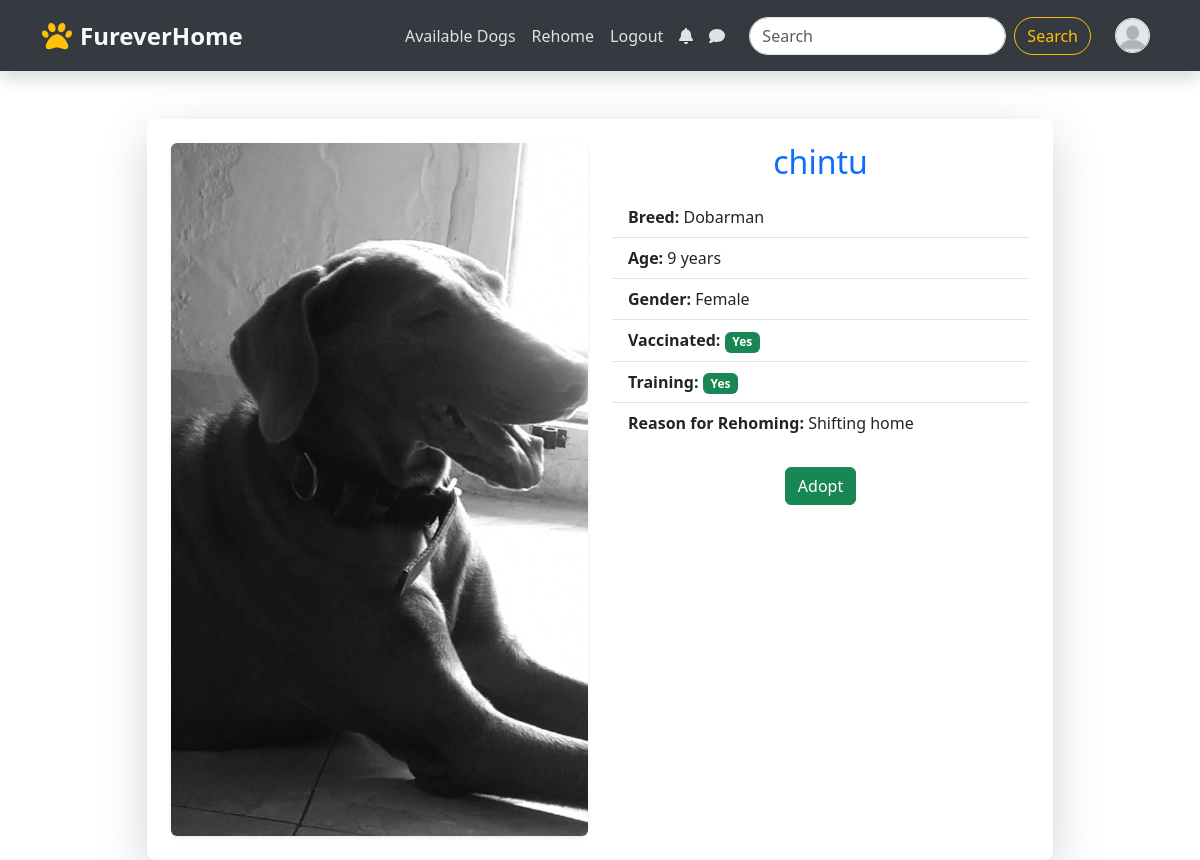
Page /moreDetails/1/ (signed in) on the committed database.
### dogAdoptionapp/models.py (models this page shows, shortened)
class Dog(models.Model):
    owner = models.ForeignKey(settings.AUTH_USER_MODEL, on_delete=models.CASCADE)
    dog_name = models.CharField(max_length=100)
    age = models.IntegerField()
    breed = models.CharField(max_length=100)
    gender = models.CharField(
        max_length=10,
        choices=[('Male', 'Male'), ('Female', 'Female')]
    )
    vaccinated = models.BooleanField(default=False)
    training = models.BooleanField(default=False)
    reason = models.TextField()
    dog_image = models.ImageField(upload_to="dog_images/", null=True, blank=True)
    is_rehomed = models.BooleanField(default=False)  # Track adoption status
    created_at = models.DateTimeField(auto_now_add=True)  # Store post time
    verification = models.BooleanField(default=False)

### dogAdoptionapp/views.py (the view)
# urls.py: path('moreDetails/<int:id>/', views.moreDetails, name='moreDetails'),
@login_required
def moreDetails(request, id):
    dog = get_object_or_404(Dog, id=id)
    return render(request, 'moreDetails.html', {'dog': dog})

### dogAdoptionapp/context_processors.py (called while the page is built)
def notification_counts(request):
    pending_count = 0
    message_count = 0
    if request.user.is_authenticated:
        pending_count = AdoptionRequest.objects.filter(owner=request.user, status="Pending", seen=False).count()
        message_count = Message.objects.filter(recipient=request.user, is_read=False).count()
    return {
        "pending_requests_count": pending_count,
        "new_message_count": message_count,
    }

### template/moreDetails.html (shortened to what this page needs)
{% extends 'mainBase.html' %}
{% load static %}
{% block content %}
<div class="container mt-5">
    <div class="row justify-content-center">
        <div class="col-md-10">
            <div class="card p-4 shadow-lg border-0 rounded-3">
                <div class="row">
                    <div class="col-md-6 d-flex align-items-center justify-content-center">
                        <img src="{{ dog.dog_image.url }}" alt="{{ dog.dog_name }}" class="img-fluid rounded shadow-sm">
                    </div>
                    <div class="col-md-6">
                        <h2 class="text-center text-primary mb-3">{{ dog.dog_name }}</h2>
                        <ul class="list-group list-group-flush">
                            <li class="list-group-item"><strong>Breed:</strong> {{ dog.breed }}</li>
                            <li class="list-group-item"><strong>Age:</strong> {{ dog.age }} years</li>
                            <li class="list-group-item"><strong>Gender:</strong> {{ dog.gender }}</li>
                            <li class="list-group-item">
                                <strong>Vaccinated:</strong>
                                <span class="badge {% if dog.vaccinated %}bg-success{% else %}bg-danger{% endif %}">
                                    {% if dog.vaccinated %} Yes {% else %} No {% endif %}
                                </span>
                            </li>
                            <li class="list-group-item">
                                <strong>Training:</strong>
                                <span class="badge {% if dog.training %}bg-success{% else %}bg-danger{% endif %}">
                                    {% if dog.training %} Yes {% else %} No {% endif %}
                                </span>
                            </li>
                            <li class="list-group-item"><strong>Reason for Rehoming:</strong> {{ dog.reason }}</li>
                        </ul>
                        <br>
                        <center>
                            <a href="{% url 'adopt_dog' dog.id %}" class="btn btn-success">Adopt</a>
                        </center>
                        <br>
                    </div>
                </div>
            </div>
        </div>
    </div>
</div>
{% endblock %}

### rows in the picture
Dog: dog_image (picture), dog_name "chintu", breed "Dobarman", age "9", gender "Female", reason "Shifting home"
